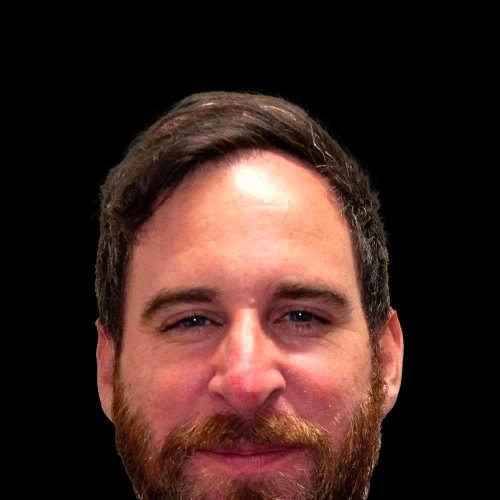
#> input picture improc/matchbright/tmp/1.jpg, 1000 x 1000 px, given as the content of the folder rs/Khadija_Hammawa/Documents/GitHub/VMphotos/improc/aligned/, which was not available (shown at 1/2 size)
$ python adjust_brightness.py
#> lines starting #> are read from the running program, lines starting #| are printed output that depends on the picture; long printed decimals are rounded; pictures that were not available may be replaced by others from this repository, and a replacement may not be noted
import os
from os import listdir
from os.path import isfile, join
import sys
import shutil
import cv2

from PIL import Image, ImageStat, ImageEnhance


# 1). Convert image to greyscale, return average pixel brightness.
def brightness1(im_file):
    im = Image.open(im_file).convert('L')
    stat = ImageStat.Stat(im)
    return stat.mean[0]


# 2). Convert image to greyscale, return RMS pixel brightness.
# [4 lines left out: function brightness2, not called in this run]


def adjustbrightness(im_file,out_dir,im_name):
    # read the image
#> called with im_name = '1.jpg'
    im = Image.open(im_file)
#> im is the input picture: PIL image 1000x1000 RGB; mean R, G, B 62.9, 38, 32.6
	# image brightness enhancer
    enhancer = ImageEnhance.Brightness(im)
    meanstat = brightness1(im_file)
#> in brightness1, `im = Image.open(im_file).convert('L')`:
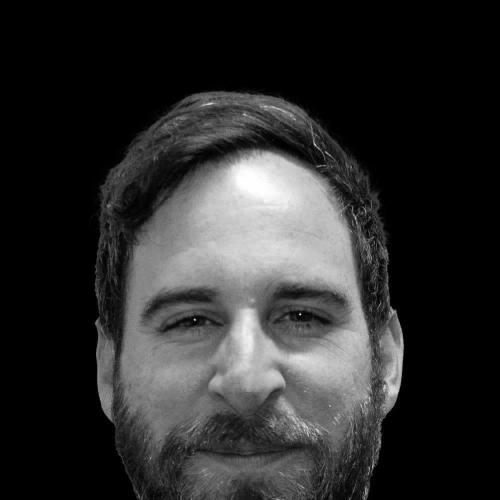
#> im: PIL image 1000x1000 L (shown at 1/2 size); min 0, max 255, mean 44.8
#> meanstat = 44.85
    print('brightness 1: ', meanstat)
#| brightness 1:  44.848
    count = 0
    #tempname="temp_"+im_name
    temp_file=os.path.join(out_dir,"tmp", im_name)
    out_file=os.path.join(out_dir, im_name)
    im.save(temp_file)
    # factor = 1 #gives original image
    while abs(meanstat - 45) > 0.5:
    ##if >47 or <43, do bigger adjustments
        if meanstat > 47:
            factor = 0.95  # darkens the image
            im_output = enhancer.enhance(factor)
            im_output.save(temp_file)

            meanstat = brightness1(temp_file)
            im = Image.open(temp_file)
            enhancer = ImageEnhance.Brightness(im)

        elif meanstat < 43:
            factor = 1.05  # brightens the image
            im_output = enhancer.enhance(factor)
            im_output.save(temp_file)

            meanstat = brightness1(temp_file)
            im = Image.open(temp_file)
            enhancer = ImageEnhance.Brightness(im)

    #if 43<x<44.5 // 45.5<x<47, smaller adjustments
        if meanstat > 45.5:
            factor = 0.97  # darkens the image
            im_output = enhancer.enhance(factor)
            im_output.save(temp_file)

            meanstat = brightness1(temp_file)
            im = Image.open(temp_file)
            enhancer = ImageEnhance.Brightness(im)

        elif meanstat < 44.5:
            factor = 1.03  # brightens the image
            im_output = enhancer.enhance(factor)
            im_output.save(temp_file)

            meanstat = brightness1(temp_file)
            im = Image.open(temp_file)
            enhancer = ImageEnhance.Brightness(im)


        count = count + 1

        print('brightness iteration ', count, ': ', meanstat)

	# copy tmp image for final step
    #shutil.copyfile(r'tmp.jpg', r'final.jpg')
    shutil.copyfile(temp_file, out_file)

def resize(in_img,out_img):
    print(in_img)
    img = cv2.imread(in_img)
    print(img.shape)
#| (1000, 1000, 3)
    resized=cv2.resize(img,(300,300), interpolation = cv2.INTER_CUBIC)
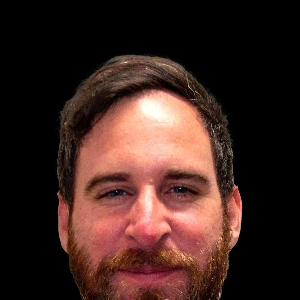
#> resized: shape (300, 300, 3); mean B, G, R 32.6, 38.1, 62.8
    img = cv2.imwrite(out_img,resized)
    print("image resized")

# [37 lines left out: function adjustbrightness_orig, not called in this run]


def main():
    #file_path = input("Enter path to folder with images to process: ")
    #save_path = input("Enter path to folder to save output images")
    file_path="/Users/Khadija_Hammawa/Documents/GitHub/VMphotos/improc/aligned/"
    save_path="/Users/Khadija_Hammawa/Documents/GitHub/VMphotos/improc/matchbright/"
    res_path="/Users/Khadija_Hammawa/Documents/GitHub/VMphotos/improc/natural/"
    print('Adjusting Brightness of Images.')
    for f in listdir(file_path):
        if isfile(join(file_path, f)) and f.endswith(('.png', '.jpg', '.JPG')):
            full_path = os.path.join(file_path, f)
            save_bright = os.path.join(save_path, f)
            save_300 = os.path.join(res_path, f)
            # process the images
            adjustbrightness(full_path,save_path,f)
            resize(save_bright,save_300)

if __name__ == "__main__":
    sys.exit(main())
#> (the program exits here)

$ run again, on improc/matchbright/tmp/14.jpg
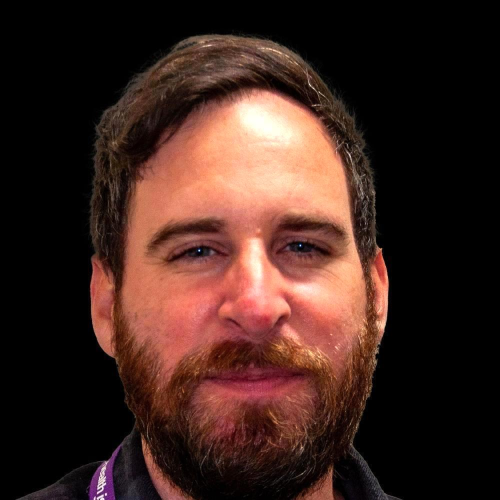
#> input picture improc/matchbright/tmp/14.jpg, 1000 x 1000 px, given as the content of the folder rs/Khadija_Hammawa/Documents/GitHub/VMphotos/improc/aligned/, which was not available (shown at 1/2 size)
#> in adjustbrightness, im is the input picture: PIL image 1000x1000 RGB; mean R, G, B 64.3, 38.3, 31.4
#> in brightness1, `im = Image.open(im_file).convert('L')`:
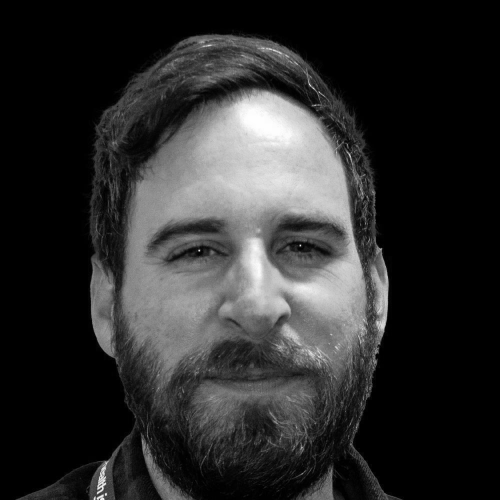
#> im: PIL image 1000x1000 L (shown at 1/2 size); min 0, max 254, mean 45.3
#> meanstat = 45.28
#| brightness 1:  45.285
#| (1000, 1000, 3)
#> in resize, `resized=cv2.resize(img,(300,300), interpolation = cv2.INTER_CUBIC)`:
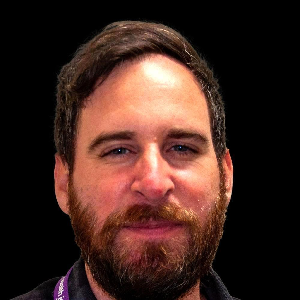
#> resized: shape (300, 300, 3); mean B, G, R 31.4, 38.3, 64.2
